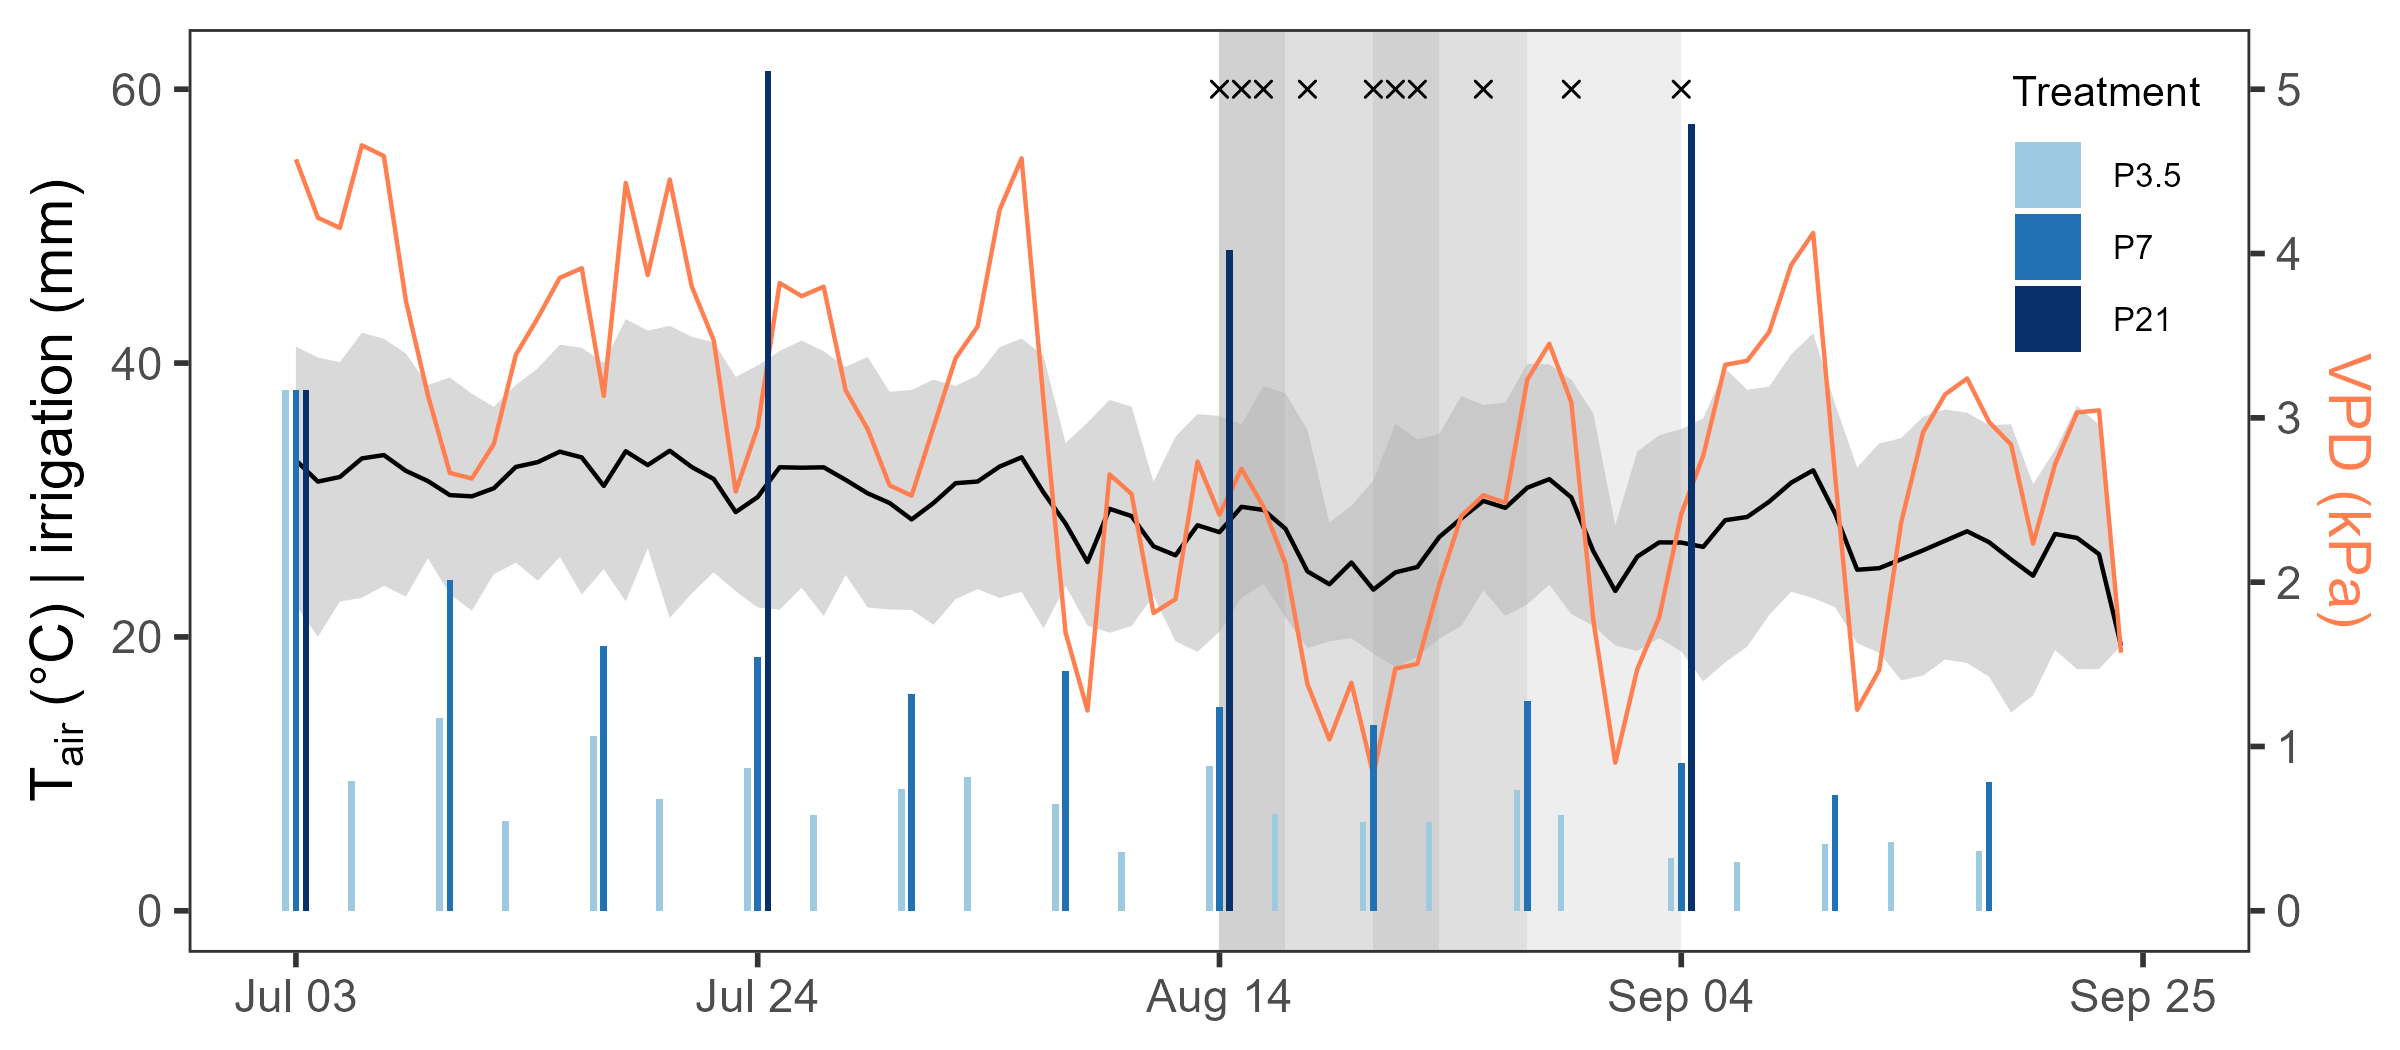

R code for this plot:
# First figure
# pull SRM met data for long-term monthly means
# 2023 daily values + soil moisture treatments

library(tidyverse)
library(plantecophys)
library(cowplot)

#### Fig A - SRM ####
srm23 <- read_csv("data/srm/US-SRM_HH_202212312330_202312312330.csv",
                  col_types = "cc") |> 
  select(starts_with("TIMESTAMP"),
         P,
         starts_with("TA_"),
         starts_with("RH_"))
srm_ameriflux <- read_csv("data/srm/AMF_US-SRM_BASE_HH_26-5.csv",
                skip = 2,
                col_types = "cc") |> 
  select(starts_with("TIMESTAMP"),
         P,
         starts_with("TA_"),
         starts_with("RH_"))

# Aggregate from 2004 - 2023 and use height 1 = 2 m above the ground
srm <- srm23 |> 
  bind_rows(srm_ameriflux) |> 
  mutate(dt = as.POSIXct(TIMESTAMP_START, 
                         format = "%Y%m%d%H%M", 
                         tz = "America/Phoenix"),
         date = as.Date(dt, tz = "America/Phoenix")) |> 
  select(dt, date, P, ends_with("1_1")) |> 
  mutate(TA = na_if(TA_1_1_1, -9999),
         RH = na_if(RH_1_1_1, -9999),
         P = na_if(P, -9999)) |> 
  select(-ends_with("1_1"))

# Calculate daily mean, min, max
srm_daily <- srm |> 
  mutate(VPD = plantecophys::RHtoVPD(RH, TA)) |> 
  group_by(date) |> 
  summarize(Tmax = max(TA, na.rm = TRUE),
            Tmin = min(TA, na.rm = TRUE),
            Tmean = mean(TA, na.rm = TRUE),
            Tn = sum(!is.na(TA)),
            Dmax = max(VPD, na.rm = TRUE),
            Dmin = min(VPD, na.rm = TRUE),
            Dmean = mean(VPD, na.rm = TRUE),
            Dn = sum(!is.na(VPD)),
            ppt = sum(P, na.rm = TRUE),
            pn = sum(!is.na(P)))


# Separate out P and T/D 
# Filter only days where 40 or more observations were made
# Calculate monthly sums/means, then take 20 year average
srm_p <- srm_daily |> 
  select(date, ppt, pn) |> 
  filter(pn >= 40) |> 
  mutate(month = lubridate::month(date),
         year = lubridate::year(date)) |> 
  group_by(year, month) |> 
  summarize(p_month = sum(ppt)) |> 
  group_by(month) |> 
  summarize(m_mon_ppt = mean(p_month),
            sd_mon_ppt = sd(p_month),
            n = n(),
            se_mon_ppt = sd(p_month)/sqrt(n))

srm_td <- srm_daily |> 
  select(date, Tmean, Tmin, Tmax, Tn, Dmean, Dn) |> 
  filter(Tn >= 40) |> 
  mutate(month = lubridate::month(date),
         year = lubridate::year(date)) |> 
  group_by(year, month) |> 
  summarize(t_month = mean(Tmean),
            tmin_month = mean(Tmin),
            tmax_month = mean(Tmax),
            d_month = mean(Dmean)) |> 
  group_by(month) |> 
  summarize(m_mon_T = mean(t_month),
            m_mon_Tmin = mean(tmin_month),
            m_mon_Tmax = mean(tmax_month),
            n = n(),
            se_mon_T = sd(t_month)/sqrt(n),
            m_mon_D = mean(d_month),
            se_mon_D = sd(d_month)/sqrt(n))

# 20-year mean monthly precip, Tmean (with range from Tmin to Tmax), and VPD
fig_a <- ggplot() +
  geom_col(data = srm_p, 
           aes(x = month, y = m_mon_ppt)) +
  geom_errorbar(data = srm_p,
                aes(x = month,
                    ymin = m_mon_ppt - se_mon_ppt,
                    ymax = m_mon_ppt + se_mon_ppt),
                width = 0) +
  geom_ribbon(data = srm_td,
              aes(x = month, 
                  ymin = m_mon_Tmin, ymax = m_mon_Tmax),
              alpha = 0.5,
              fill = "gray70") +
  geom_line(data = srm_td,
            aes(x = month, y = m_mon_T)) +
  geom_point(data = srm_td,
             aes(x = month, y = m_mon_T)) +
  # geom_errorbar(data = srm_td,
  #               aes(x = month,
  #                   ymin = m_mon_T - se_mon_T,
  #                   ymax = m_mon_T + se_mon_T),
  #               width = 0)
  geom_line(data = srm_td,
            aes(x = month, y = m_mon_D*20 + 15),
            color = "coral") +
  geom_point(data = srm_td,
             aes(x = month, y = m_mon_D*20 + 15),
             color = "coral") +
  scale_x_continuous(breaks = 1:12) +
                     # labels = c("J","F","M", "A","M","J","J","A","S","O","N","D")) +
  scale_y_continuous(expression(paste(T[air], " (°C) | precip (mm)")),
                     sec.axis = sec_axis(~(.-15)/20,
                                         "VPD (kPa)")) +
  theme_bw(base_size = 14) +
  theme(panel.grid = element_blank(),
        axis.title.x = element_blank(),
        axis.title.y.right = element_text(color = "coral"))
  
  
fig_a


#### Fig B - RainMan ####

# Read in wide irrigation data for entire summer 2023
irig <- read_csv("data/irrig.csv",
                 locale = locale(tz = "America/Phoenix")) |> 
  mutate(date = as.Date(lubridate::mdy(date, tz = "America/Phoenix")))
str(irig)

# Make long
irig_long <- data.frame(date = seq(as.Date("2023-07-03", tz = "America/Phoenix"),
                                   as.Date("2023-09-25", tz = "America/Phoenix"),
                                   by = 1)) |> 
  left_join(irig, by = join_by("date")) |> 
  replace_na(list(S1 = 0,
                  S2 = 0,
                  S3 = 0,
                  S4 = 0)) |> 
  pivot_longer(starts_with("S"),
               names_to = "trt_s",
               values_to = "irig")

# Set start and end points of the summer period
summer_st <- min(irig_long$date)
summer_en <- max(irig_long$date)

# Calcluate daily mean/max/min temp and vpd
# From on-site, outside half-hourly data
env <- read_csv("data/env/Halfhourly_VWC_SWP_Weather_092323.csv",
                locale = locale(tz = "America/Phoenix")) |> 
  mutate(date = as.Date(TIMESTAMP, tz = "America/Phoenix")) |> 
  filter(date >= summer_st,
         date <= summer_en) |> 
  select(TIMESTAMP, date, T_outside, RH_outside) |> 
  mutate(VPD = plantecophys::RHtoVPD(RH_outside, T_outside)) |> 
  group_by(date) |> 
  summarize(Tmax = max(T_outside, na.rm = TRUE),
            Tmin = min(T_outside, na.rm = TRUE),
            Tmean = mean(T_outside, na.rm = TRUE),
            Dmax = max(VPD, na.rm = TRUE),
            Dmin = min(VPD, na.rm = TRUE),
            Dmean = mean(VPD, na.rm = TRUE))

# Create start/end dates for each of the 5 pulses
pulse <- data.frame(trt_s = c("S4", "S1", "S2", "S1", "S2"),
                    pulse_num = c(1, 1, 1, 2, 2),
                    st = c(as.Date("2023-08-14", tz = "America/Phoenix"),
                           as.Date("2023-08-14", tz = "America/Phoenix"),
                           as.Date("2023-08-14", tz = "America/Phoenix"),
                           as.Date("2023-08-21", tz = "America/Phoenix"),
                           as.Date("2023-08-21", tz = "America/Phoenix")),
                    en = c(as.Date("2023-09-04", tz = "America/Phoenix"),
                           as.Date("2023-08-17", tz = "America/Phoenix"),
                           as.Date("2023-08-21", tz = "America/Phoenix"),
                           as.Date("2023-08-24", tz = "America/Phoenix"),
                           as.Date("2023-08-28", tz = "America/Phoenix")))

# Obtain actual sampling dates
wp_dates <- read_csv("data_clean/wp_wide.csv") |> 
  group_by(date_col) |> 
  count()

# Summer (JAS) 2023 irrigation, daily Tmean (with range from Tmin to Tmax), and daily VPD
# With rectangles indicating pulses
# and x's marking sampling days
fig_b <-  env |> 
  ggplot() +
  geom_rect(data = pulse, 
            aes(xmin = st, xmax = en,
                ymin = -Inf, ymax = Inf),
            alpha = 0.1) +
  geom_point(data = wp_dates,
             aes(x = date_col, y = 60),
             shape = 4, size = 1.5) +
  geom_ribbon(aes(x = date, ymin = Tmin, ymax = Tmax),
              alpha = 0.5,
              fill = "gray70") +
  geom_line(aes(x = date, y = Tmean)) +
  geom_line(aes(x = date, y = Dmean*12),
            color = "coral") +
  # geom_ribbon(aes(x = date, ymin = Dmin*12, ymax = Dmax*12),
  #             alpha = 0.5,
  #             fill = "coral") +
  geom_col(data = irig_long |>  filter(trt_s != "S3"),
           aes(x = date,
               y = irig, 
               fill = trt_s),
           position = position_dodge(width = 1.4)) +
  scale_x_date(breaks = as.Date(c("2023-07-03", "2023-07-24",
                                  "2023-08-14", "2023-09-04",
                                  "2023-09-25")),
               date_labels = "%b %d") +
  scale_y_continuous(expression(paste(T[air], " (°C) | irrigation (mm)")),
                     sec.axis = sec_axis(~./12,
                                         "VPD (kPa)")) +
  scale_fill_brewer(palette = "Blues") +
  labs(fill = "Treatment") +
  theme_bw(base_size = 14) +
  theme(panel.grid = element_blank(),
        axis.title.x = element_blank(),
        axis.title.y.right = element_text(color = "coral"),
        legend.position = "inside",
        legend.position.inside = c(0.93, 0.8),
        legend.text = element_text(size = 8),
        legend.title = element_text(size = 10),
        legend.background = element_blank())

fig_b

# Put it together and save
fig1 <- plot_grid(fig_a, fig_b, align = "v",
          ncol = 1,
          labels = "auto")

ggsave("fig_scripts/fig1b.png",
       fig_b,
       height = 3.5,
       width = 8,
       units = "in")
